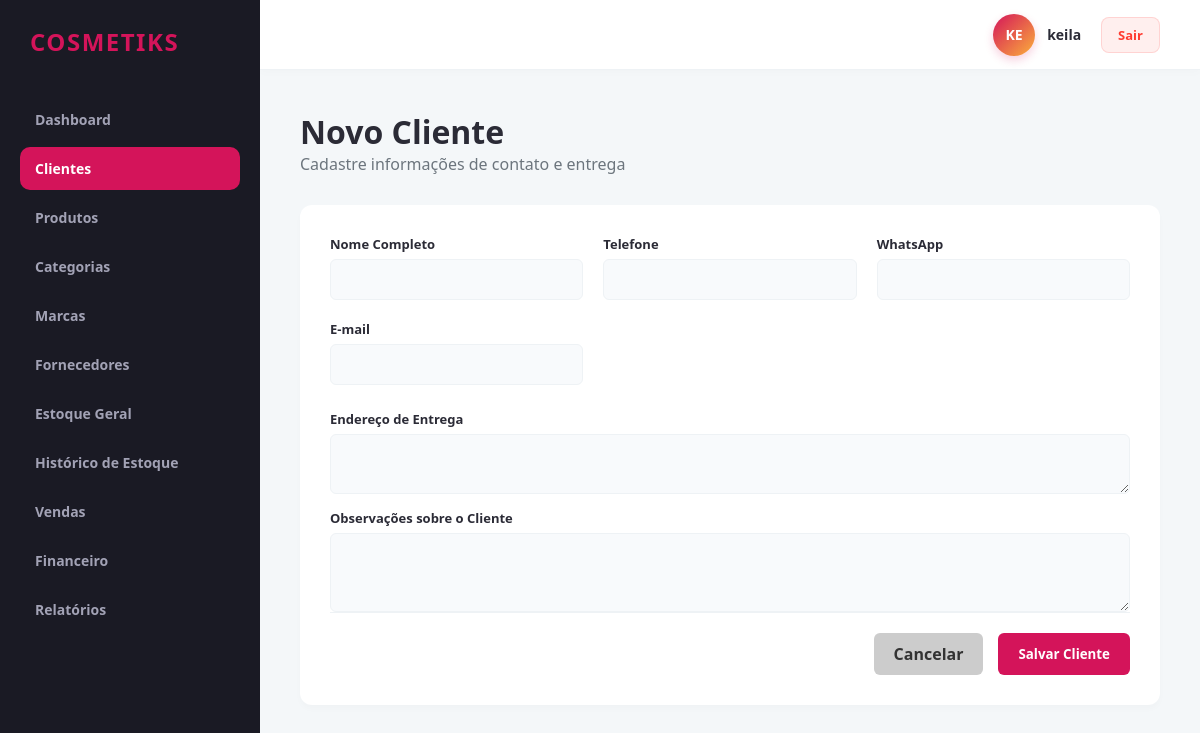
The app's page /clientes/editar/2 (signed in), older data.
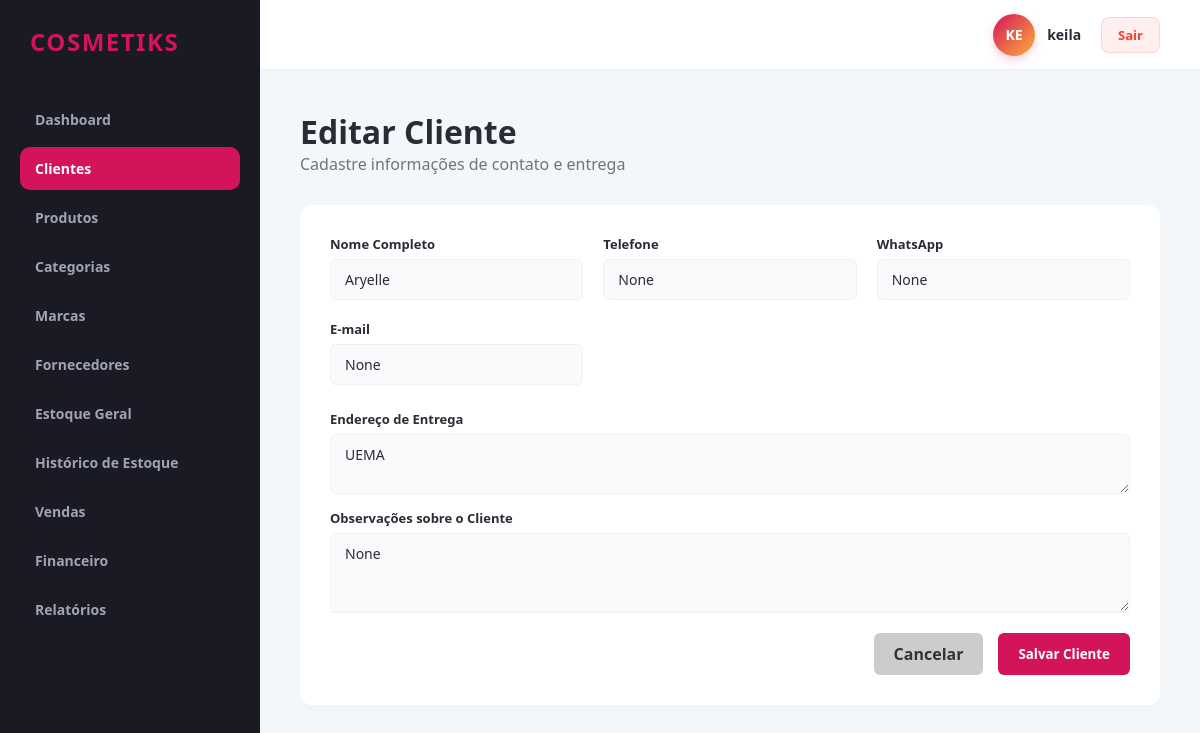
The same page, newer data.
### app/models/cliente.py (models this page shows)
class Cliente(db.Model):
    __tablename__ = 'clientes'
    id = db.Column(db.Integer, primary_key=True)
    revendedor_id = db.Column(db.Integer, db.ForeignKey('revendedores.id'), nullable=False)
    nome = db.Column(db.String(150), nullable=False)
    telefone = db.Column(db.String(20), nullable=True)
    whatsapp = db.Column(db.String(20), nullable=True)
    email = db.Column(db.String(100), nullable=True)
    endereco = db.Column(db.Text, nullable=True)
    data_cadastro = db.Column(db.DateTime, default=datetime.utcnow)
    observacoes = db.Column(db.Text, nullable=True)

### app/controllers/cliente_controller.py (the view, shortened to what this page needs)
@cliente_bp.route('/editar/<int:id_cliente>', methods=['GET', 'POST'])
@revendedor_required
def editar(id_cliente):
    revendedor_id = session.get('revendedor_id')
    clie = cliente_service.cliente_repo.get_by_id_and_revendedor(id_cliente, revendedor_id)
    return render_template('clientes/form.html', cliente=clie)

### app/controllers/cliente_controller.py (called while the page is built)
def revendedor_required(f):
    @wraps(f)
    def decorated_function(*args, **kwargs):
        if not session.get('usuario_logado') or session.get('is_admin'):
            flash('Acesso restrito a revendedores autenticados.', 'danger')
            return redirect(url_for('auth.login'))
        return f(*args, **kwargs)
    return decorated_function

### app/repositories/base_repository.py (called while the page is built)
    def get_by_id_and_revendedor(self, id, revendedor_id):
        return self.model.query.filter_by(id=id, revendedor_id=revendedor_id).first()

### app/templates/clientes/form.html
{% extends 'base.html' %}
{% block content %}
<div class="header-panel">
    <div>
        <h1>{% if cliente %}Editar{% else %}Novo{% endif %} Cliente</h1>
        <p style="color: var(--text-muted);">Cadastre informações de contato e entrega</p>
    </div>
</div>
<div class="form-container">
    <form action="{% if cliente %}{{ url_for('cliente.editar', id_cliente=cliente.id) }}{% else %}{{ url_for('cliente.novo') }}{% endif %}" method="POST">
        <div class="form-grid">
            <div class="form-group">
                <label class="form-label">Nome Completo</label>
                <input type="text" name="nome" class="form-control" value="{{ cliente.nome if cliente else '' }}" required>
            </div>
            <div class="form-group">
                <label class="form-label">Telefone</label>
                <input type="text" name="telefone" class="form-control" value="{{ cliente.telefone if cliente else '' }}" oninput="Utils.mascararTelefone(this)">
            </div>
            <div class="form-group">
                <label class="form-label">WhatsApp</label>
                <input type="text" name="whatsapp" class="form-control" value="{{ cliente.whatsapp if cliente else '' }}" oninput="Utils.mascararTelefone(this)">
            </div>
            <div class="form-group">
                <label class="form-label">E-mail</label>
                <input type="email" name="email" class="form-control" value="{{ cliente.email if cliente else '' }}">
            </div>
        </div>
        <div class="form-group full-width" style="margin-top: 15px;">
            <label class="form-label">Endereço de Entrega</label>
            <textarea name="endereco" class="form-control" rows="2">{{ cliente.endereco if cliente else '' }}</textarea>
        </div>
        <div class="form-group full-width" style="margin-top: 15px;">
            <label class="form-label">Observações sobre o Cliente</label>
            <textarea name="observacoes" class="form-control" rows="3">{{ cliente.observacoes if cliente else '' }}</textarea>
        </div>
        <div class="form-actions">
            <a href="{{ url_for('cliente.index') }}" class="btn btn-danger" style="background: #ccc; color: #333;">Cancelar</a>
            <button type="submit" class="btn btn-primary">Salvar Cliente</button>
        </div>
    </form>
</div>
{% endblock %}

Row changes from the older to the newer data that the page shows:
added Cliente: nome "Aryelle", telefone "None", whatsapp "None", email "None", endereco "UEMA", observacoes "None"
Text that changed along with them:
text no longer shown: "Novo"
text now shown: "Editar"
